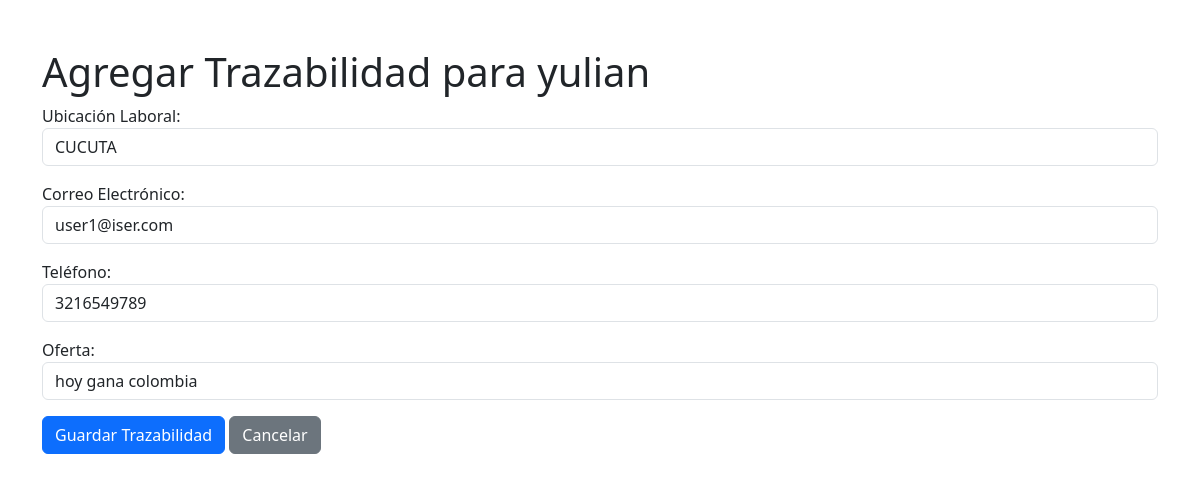
The page /trazabilidad/modificar/12/ (signed in) on the database as committed earlier.
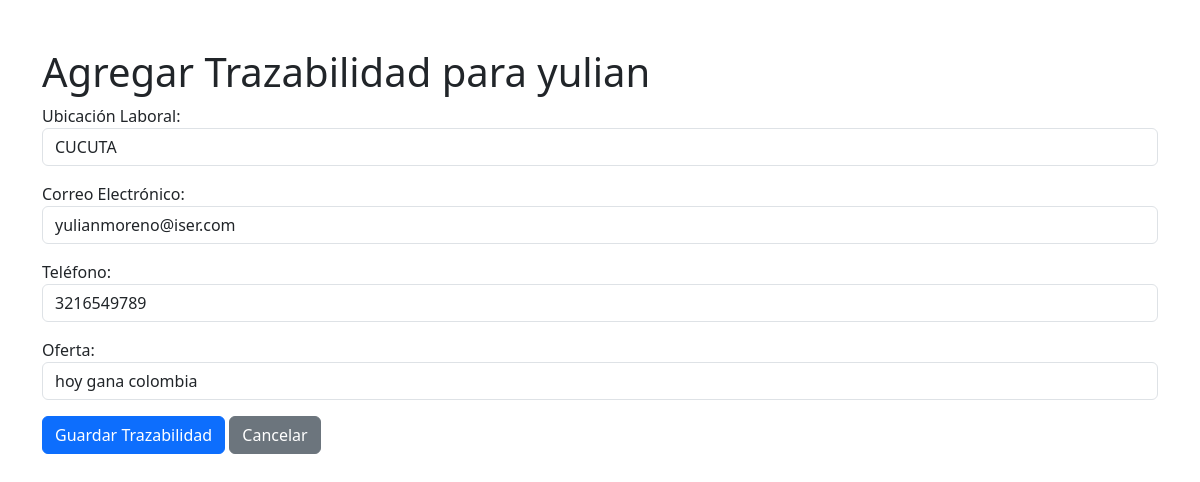
The same page on the database as committed later.
### login/models.py (models this page shows, shortened)
class Trazabilidad(models.Model):
    persona = models.ForeignKey(Persona, on_delete=models.CASCADE, related_name='trazabilidades')
    ubicacion_laboral = models.CharField(max_length=200, blank=True, null=True)
    correoelectronico = models.EmailField(blank=True, null=True)
    telefono = models.CharField(max_length=20, blank=True, null=True)
    oferta = models.CharField(max_length=200, blank=True, null=True)
    fecha_modificacion = models.DateTimeField(auto_now_add=True)

### login/views.py (the view)
# urls.py: path('trazabilidad/modificar/<int:trazabilidad_id>/', views.modificar_trazabilidad, name='modificar_trazabilidad'),
@login_required
def modificar_trazabilidad(request, trazabilidad_id):
    trazabilidad = get_object_or_404(Trazabilidad, id=trazabilidad_id)
    if request.method == 'POST':
        form = TrazabilidadForm(request.POST, instance=trazabilidad)
        if form.is_valid():
            form.save()
            return redirect('ver_trazabilidad', documento=trazabilidad.persona.documento)  # Redirige a la vista de trazabilidad
    else:
        form = TrazabilidadForm(instance=trazabilidad)
    return render(request, './vistasPrivadas/agregar_trazabilidad.html', {'form': form, 'persona': trazabilidad.persona})

### login/forms.py
class TrazabilidadForm(forms.ModelForm):
    class Meta:
        model = Trazabilidad
        fields = ['ubicacion_laboral', 'correoelectronico', 'telefono', 'oferta']
    ubicacion_laboral = forms.CharField(
        max_length=100,
        label="Ubicación Laboral",
        widget=forms.TextInput(attrs={'class': 'form-control', 'placeholder': 'Ingrese la ubicación laboral'})
    )
    correoelectronico = forms.EmailField(
        label="Correo Electrónico",
        widget=forms.EmailInput(attrs={'class': 'form-control', 'placeholder': 'Ingrese el correo electrónico'})
    )
    telefono = forms.CharField(
        max_length=15,
        label="Teléfono",
        widget=forms.TextInput(attrs={'class': 'form-control', 'placeholder': 'Ingrese el teléfono'})
    )
    oferta = forms.CharField(
        max_length=200,
        label="Oferta",
        widget=forms.TextInput(attrs={'class': 'form-control', 'placeholder': 'Ingrese la oferta'})
    )

### login/templates/vistasPrivadas/agregar_trazabilidad.html (shortened to what this page needs)
<!DOCTYPE html>
<html lang="en">
<head>
    <link rel="stylesheet" href="https://cdnjs.cloudflare.com/ajax/libs/bootstrap/5.3.0/css/bootstrap.min.css">
</head>
<body>
    <div class="container mt-5">
        <h1>Agregar Trazabilidad para {{ persona.nombre }}</h1>
        <form method="post">
            {{ form.as_p }}
            <button type="submit" class="btn btn-primary" >Guardar Trazabilidad</button>
            <a href="{% url 'buscar_resultado' persona.documento %}" class="btn btn-secondary">Cancelar</a>
        </form>
    </div>
</body>
</html>

Rows that differ between the two databases and show on the page:
changed Trazabilidad "CUCUTA": correoelectronico "user1@iser.com" → "yulianmoreno@iser.com"
